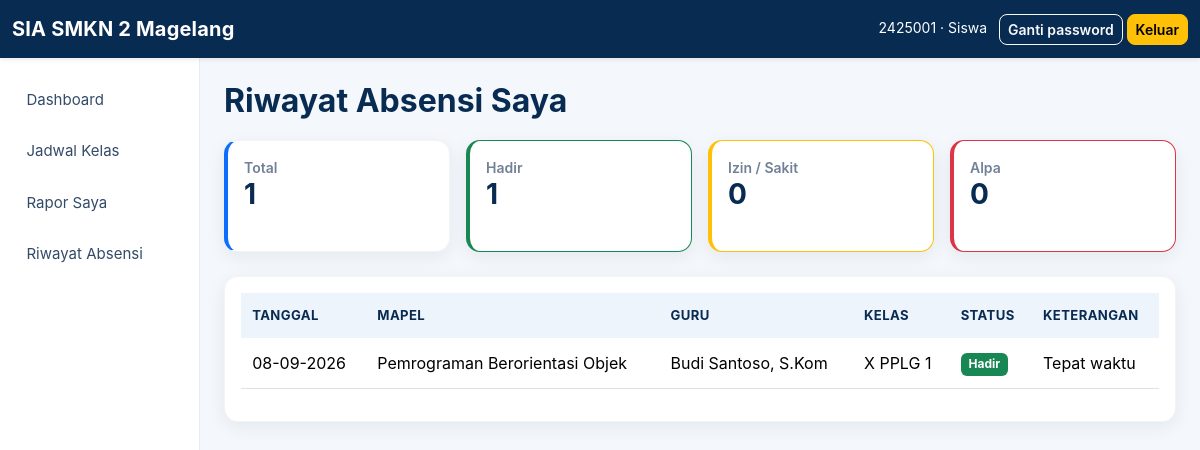
The app's page /siswa/absen.php (signed in) with its own data.
### tables this page shows
CREATE TABLE `absensi` (
  `id_absen` INT NOT NULL AUTO_INCREMENT,
  `tanggal` DATE NOT NULL,
  `nis` VARCHAR(15) NOT NULL,
  `id_jadwal` INT NOT NULL,
  `status` ENUM('Hadir','Izin','Sakit','Alpa') NOT NULL DEFAULT 'Hadir',
  `keterangan` VARCHAR(255) DEFAULT NULL,
  `created_by` INT NOT NULL,
  `created_at` TIMESTAMP NOT NULL DEFAULT CURRENT_TIMESTAMP,
  PRIMARY KEY (`id_absen`),
  UNIQUE KEY `uq_absensi_tgl_nis_jadwal` (`tanggal`, `nis`, `id_jadwal`),
  KEY `fk_absensi_siswa` (`nis`),
  KEY `fk_absensi_jadwal` (`id_jadwal`),
  KEY `fk_absensi_guru` (`created_by`),
  CONSTRAINT `fk_absensi_siswa` FOREIGN KEY (`nis`) REFERENCES `siswa` (`nis`) ON DELETE CASCADE,
  CONSTRAINT `fk_absensi_jadwal` FOREIGN KEY (`id_jadwal`) REFERENCES `jadwal` (`id_jadwal`) ON DELETE CASCADE,
  CONSTRAINT `fk_absensi_guru` FOREIGN KEY (`created_by`) REFERENCES `users` (`id_user`) ON DELETE CASCADE
);

CREATE TABLE `mata_pelajaran` (
  `id_mapel` INT NOT NULL AUTO_INCREMENT,
  `kode_mapel` VARCHAR(10) NOT NULL,
  `nama_mapel` VARCHAR(100) NOT NULL,
  `kelompok` ENUM('Muatan Nasional','Muatan Kewilayahan','Produktif') NOT NULL DEFAULT 'Produktif',
  `kkm` DECIMAL(5,2) NOT NULL DEFAULT 75.00,
  PRIMARY KEY (`id_mapel`),
  UNIQUE KEY `uq_kode_mapel` (`kode_mapel`)
);

CREATE TABLE `guru` (
  `id_guru` INT NOT NULL AUTO_INCREMENT,
  `nip` VARCHAR(20) NOT NULL,
  `nama_guru` VARCHAR(100) NOT NULL,
  `email` VARCHAR(100) DEFAULT NULL,
  `no_hp` VARCHAR(20) DEFAULT NULL,
  PRIMARY KEY (`id_guru`),
  UNIQUE KEY `uq_guru_nip` (`nip`)
);

CREATE TABLE `kelas` (
  `id_kelas` INT NOT NULL AUTO_INCREMENT,
  `nama_kelas` VARCHAR(20) NOT NULL,
  `tingkat` VARCHAR(5) NOT NULL,
  `id_jurusan` INT NOT NULL,
  PRIMARY KEY (`id_kelas`),
  KEY `fk_kelas_jurusan` (`id_jurusan`),
  CONSTRAINT `fk_kelas_jurusan` FOREIGN KEY (`id_jurusan`) REFERENCES `jurusan` (`id_jurusan`) ON UPDATE CASCADE ON DELETE RESTRICT
);

### config/config.php (called while the page is built, shortened)
<?php
function db(): PDO {
    static $pdo;
    if (!$pdo) {
        $pdo = new PDO('mysql:host='.DB_HOST.';port='.(defined('DB_PORT') ? DB_PORT : 3306).';dbname='.DB_NAME.';charset=utf8mb4', DB_USER, DB_PASS, [
            PDO::ATTR_ERRMODE => PDO::ERRMODE_EXCEPTION,
            PDO::ATTR_DEFAULT_FETCH_MODE => PDO::FETCH_ASSOC,
            PDO::ATTR_EMULATE_PREPARES => false,
        ]);
    }
    return $pdo;
}
function e(mixed $value): string { return htmlspecialchars((string)$value, ENT_QUOTES, 'UTF-8'); }

### siswa/absen.php (the view, shortened to what this page needs)
<?php
$q=db()->prepare('SELECT a.tanggal,a.status,a.keterangan,mp.nama_mapel,g.nama_guru,k.nama_kelas FROM absensi a JOIN jadwal j ON j.id_jadwal=a.id_jadwal JOIN mata_pelajaran mp ON mp.id_mapel=j.id_mapel JOIN guru g ON g.id_guru=j.id_guru JOIN kelas k ON k.id_kelas=j.id_kelas WHERE a.nis=? ORDER BY a.tanggal DESC,j.jam_mulai DESC');$q->execute([user_reference()]);$rows=$q->fetchAll();$total=count($rows);$hadir=count(array_filter($rows,fn($r)=>$r['status']==='Hadir'));$izin=count(array_filter($rows,fn($r)=>$r['status']==='Izin'));$sakit=count(array_filter($rows,fn($r)=>$r['status']==='Sakit'));$alpa=count(array_filter($rows,fn($r)=>$r['status']==='Alpa'));$page_title='Riwayat Absensi';require '../includes/header.php';require '../includes/sidebar.php';
?><h2>Riwayat Absensi Saya</h2><div class="row g-3 mb-4"><div class="col-6 col-md-3"><div class="card stat p-3"><small>Total</small><h3><?=$total?></h3></div></div><div class="col-6 col-md-3"><div class="card stat p-3 border-success"><small>Hadir</small><h3><?=$hadir?></h3></div></div><div class="col-6 col-md-3"><div class="card stat p-3 border-warning"><small>Izin / Sakit</small><h3><?=$izin+$sakit?></h3></div></div><div class="col-6 col-md-3"><div class="card stat p-3 border-danger"><small>Alpa</small><h3><?=$alpa?></h3></div></div></div><div class="card p-3"><div class="table-responsive"><table class="table table-hover"><thead><tr><th>Tanggal</th><th>Mapel</th><th>Guru</th><th>Kelas</th><th>Status</th><th>Keterangan</th></tr></thead><tbody><?php foreach($rows as $r):$color=['Hadir'=>'success','Izin'=>'warning','Sakit'=>'info','Alpa'=>'danger'][$r['status']]??'secondary';?><tr><td><?=e(date('d-m-Y',strtotime($r['tanggal'])))?></td><td><?=e($r['nama_mapel'])?></td><td><?=e($r['nama_guru'])?></td><td><?=e($r['nama_kelas'])?></td><td><span class="badge text-bg-<?=$color?>"><?=e($r['status'])?></span></td><td><?=e($r['keterangan']??'-')?></td></tr><?php endforeach;if(!$rows):?><tr><td colspan="6" class="text-center text-muted py-4">Belum ada riwayat absensi.</td></tr><?php endif;?></tbody></table></div></div><?php require '../includes/footer.php';

### assets/css/app.css (style rules this page uses)
:root { --school-navy:#082b52;--school-blue:#0d6efd;--school-light:#f4f7fb;--school-muted:#718096;--school-border:#e5ebf3 }
* { box-sizing:border-box }
body { background:var(--school-light);color:#24344d;font-family:Inter,system-ui,-apple-system,"Segoe UI",sans-serif }
h1,h2,h3,h4,h5 { color:var(--school-navy);font-weight:700 }
h2 { margin-bottom:1.25rem }
.card { border:1px solid rgba(8,43,82,.05);border-radius:14px;box-shadow:0 5px 18px rgba(18,52,90,.07) }
.stat { border-left:4px solid var(--school-blue);min-height:112px }
.stat small { color:var(--school-muted);font-weight:600 }
.table { vertical-align:middle }
.table thead th { background:#eef4fb;border-bottom:0;color:var(--school-navy);font-size:.82rem;text-transform:uppercase;letter-spacing:.03em;white-space:nowrap }
.table>:not(caption)>*>* { padding:.78rem .7rem }
.badge { border-radius:6px;padding:.45em .65em }

### records on screen
absensi: status "1", $izin+$sakit "0", status "0", tanggal "08-09-2026", mata_pelajaran.nama_mapel "Pemrograman Berorientasi Objek", guru.nama_guru "Budi Santoso, S.Kom", kelas.nama_kelas "X PPLG 1", status "Hadir", keterangan "Tepat waktu"

### other values on screen
current_user()['username'] "2425001"
role_label(current_user()['role']) "Siswa"
$total "1"
